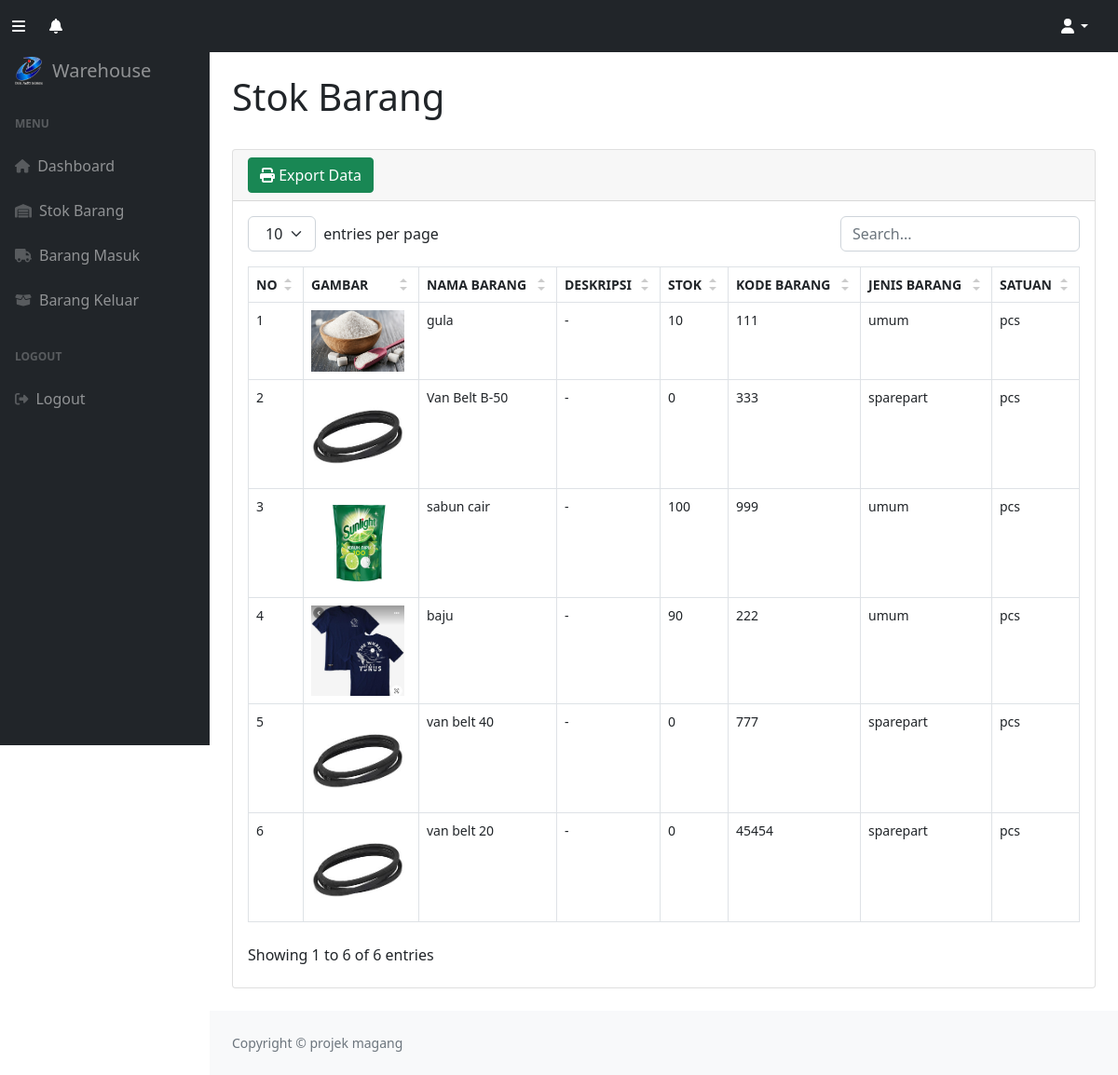
The page /user/stok.php (signed in) on the database its author committed.
### tables this page shows
CREATE TABLE `stok` (
  `idbarang` int NOT NULL,
  `namabarang` varchar(25) NOT NULL,
  `deskripsi` varchar(25) NOT NULL,
  `stok` int NOT NULL,
  `kodebarang` varchar(25) NOT NULL,
  `namasatuan` varchar(25) NOT NULL,
  `namajenis` varchar(25) NOT NULL,
  `image` varchar(99) DEFAULT NULL
);

### user/stok.php (the view, shortened to what this page needs)
<!DOCTYPE html>
<?php
require '../function.php';
?>
<html lang="en">
    <head>
        <link href="https://cdn.jsdelivr.net/npm/simple-datatables@7.1.2/dist/style.min.css" rel="stylesheet" />
        <link href="../css/style.min.css" rel="stylesheet" />
        <link href="../css/styles.css" rel="stylesheet" />
        <link href="../css/bootstrap.min.css" rel="stylesheet">
    </head>
    <body class="sb-nav-fixed">
        <nav class="sb-topnav navbar navbar-expand navbar-dark bg-dark">
            <button class="btn btn-link order-1 order-lg-0 me-4 me-lg-0" id="sidebarToggle" href="#!"><i class="fas fa-bars" style="color:white;"></i></button>
            <div class="dropdown">
                    <button type="button" class="btn btn-link  order-1 order-lg-0 me-4 me-lg-1" data-bs-toggle="dropdown" style="color:white;"><i class ="fas fa-bell"></i>
                    </button>
            </div>
            <ul class="navbar-nav ms-auto me-lg-4">
                <li class="nav-item dropdown">
                    <a class="nav-link dropdown-toggle" id="navbarDropdown" href="#" role="button" data-bs-toggle="dropdown" aria-expanded="false" style="color:white;"><i class="fas fa-user fa-fw"></i></a>
                </li>
            </ul>
        </nav>
        <div id="layoutSidenav">
            <div id="layoutSidenav_nav">
                <nav class="sb-sidenav accordion sb-sidenav-dark" id="sidenavAccordion">
                <a class="navbar-brand ps-3 d-flex align-items-center" href="index.php">
                <img src="../assets/img/logo-delpi-bitung.png" alt="Logo" class="img-fluid" style="width: 30px; height: 30px; margin-right: 10px;">
                Warehouse</a>
                    <div class="sb-sidenav-menu">
                        <div class="nav">
                        <div class="sb-sidenav-menu-heading">MENU</div>
                            <a class="nav-link" href="index.php">
                                <div class="sb-nav-link-icon"><i class="fas fa-home-alt"></i></div>
                                Dashboard
                            </a>
                            <a class="nav-link" href="stok.php">
                                <div class="sb-nav-link-icon"><i class="fas fa-warehouse"></i></div>
                                Stok Barang
                            </a>
                            <a class="nav-link" href="barangmasuk.php">
                                <div class="sb-nav-link-icon"><i class="fas fa-truck"></i></div>
                                Barang Masuk
                            </a>
                            <a class="nav-link" href="barangkeluar.php">
                                <div class="sb-nav-link-icon"><i class="fas fa-box-open"></i></div>
                                Barang Keluar
                            </a>
                            <div class="sb-sidenav-menu-heading">LOGOUT</div>
                            <a class="nav-link" href="#" data-bs-toggle="modal" data-bs-target="#logoutModal">
                                <div class="sb-nav-link-icon"><i class="fas fa-solid fa-right-from-bracket"></i></div>
                                Logout
                            </a>
                        </div>
                    </div>
                </nav>
            </div>
            <div id="layoutSidenav_content">
                <main>
                    <div class="container-fluid px-4">
                        <h1 class="mt-4">Stok Barang</h1>
                        <div class="card mb-4">
                            <div class="card-header">
                                <a href="../export.php" class="btn btn-success"><i class="fas fa-print"></i> Export Data</a>
                            </div>
                            <div class="card-body" class="table-responsive">
                                <table id="datatablesSimple" >
                                    <thead>
                                        <tr>
                                            <th>NO</th>
                                            <th>GAMBAR</th>
                                            <th>NAMA BARANG </th>
                                            <th>DESKRIPSI</th>
                                            <th>STOK</th>
                                            <th>KODE BARANG </th>
                                            <th>JENIS BARANG</th>
                                            <th>SATUAN </th>
                                        </tr>
                                    </thead>
                                   <tbody>
                                    <?php
                                    $i = 1;
                                    $ambilsemuadatastok = mysqli_query($conn,
                                        "SELECT * FROM stok
                                    ");
                                    while($data=mysqli_fetch_array($ambilsemuadatastok)){
                                        $namabarang = $data['namabarang'];
                                        $deskripsi = $data['deskripsi'];
                                        $stok = $data['stok'];
                                        $kodebarang = $data['kodebarang'];
                                        $namajenis = $data['namajenis'];
                                        $namasatuan = $data['namasatuan'];
                                        $gambar = $data['image'];
                                        if($gambar==null){
                                            $img = 'No Photo';
                                        } else {
                                            $img = '<img src="../images/'.$gambar.'" class="zoomable">';
                                        }
                                    ?>
                                        <tr>
                                            <td><?=$i++;?></td>
                                            <td><?=$img;?></td>
                                            <td><?=$namabarang;?></td>
                                            <td><?=$deskripsi;?></td>
                                            <td><?=$stok;?></td>
                                            <td><?=$kodebarang;?></td>
                                            <td><?=$namajenis;?></td>
                                            <td><?=$namasatuan;?></td>
                                        </tr>
                                    <?php
                                    };
                                    ?>
                                    </tbody>
                                </table>
                            </div>
                        </div>
                    </div>
                </main>
                <footer class="py-4 bg-light mt-auto">
                    <div class="container-fluid px-4">
                        <div class="d-flex align-items-center justify-content-between small">
                            <div class="text-muted">Copyright &copy; projek magang</div>
                        </div>
                    </div>
                </footer>
            </div>
        </div>
    </body>
</html>

### rows shown on the page
stok: image (picture), namabarang "gula", deskripsi "-", stok "10", kodebarang "111", namajenis "umum", namasatuan "pcs"
stok: image (picture), namabarang "Van Belt B-50", deskripsi "-", stok "0", kodebarang "333", namajenis "sparepart", namasatuan "pcs"
stok: image (picture), namabarang "sabun cair", deskripsi "-", stok "100", kodebarang "999", namajenis "umum", namasatuan "pcs"
stok: image (picture), namabarang "baju", deskripsi "-", stok "90", kodebarang "222", namajenis "umum", namasatuan "pcs"
stok: image (picture), namabarang "van belt 40", deskripsi "-", stok "0", kodebarang "777", namajenis "sparepart", namasatuan "pcs"
stok: image (picture), namabarang "van belt 20", deskripsi "-", stok "0", kodebarang "45454", namajenis "sparepart", namasatuan "pcs"
